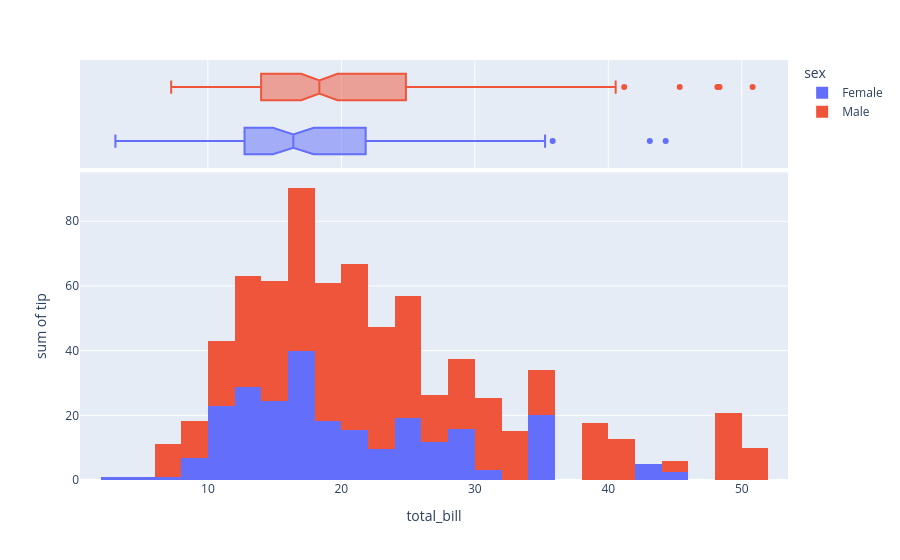

Notebook code cell kept with this figure:
### Code cell
fig = px.histogram(df, x="total_bill", y="tip", color="sex",
                   marginal="box", # or violin, rug
                   hover_data=df.columns)
fig.show()

### Figure 1 — Plotly figure (JSON) as saved in the notebook; plotly's stock layout.template omitted (floating-point values rounded to 4 significant figures; data arrays with more than 128 entries replaced by an {"elided": "..."} marker saying what was removed)
{"data": [{"alignmentgroup": "True", "bingroup": "x", "histfunc": "sum", "hovertemplate": "sex=Female<br>total_bill=%{x}<br>sum of tip=%{y}<extra></extra>", "legendgroup": "Female", "marker": {"color": "#636efa", "pattern": {"shape": ""}}, "name": "Female", "offsetgroup": "Female", "orientation": "v", "showlegend": true, "type": "histogram", "x": [16.99, 24.59, 35.26, 14.83, 10.33, 16.97, 20.29, 15.77, 19.65, 15.06, 20.69, 16.93, 10.29, 34.81, 26.41, 16.45, 3.07, 17.07, 26.86, 25.28, 14.73, 10.07, 34.83, 5.75, 16.32, 22.75, 11.35, 15.38, 44.3, 22.42, 20.92, 14.31, 7.25, 25.71, 17.31, 10.65, 12.43, 24.08, 13.42, 12.48, 29.8, 14.52, 11.38, 20.27, 11.17, 12.26, 18.26, 8.51, 10.33, 14.15, 13.16, 17.47, 27.05, 16.43, 8.35, 18.64, 11.87, 29.85, 25, 13.39, 16.21, 17.51, 10.59, 10.63, 9.6, 20.9, 18.15, 19.81, 43.11, 13, 12.74, 13, 16.4, 16.47, 12.76, 13.27, 28.17, 12.9, 30.14, 13.42, 15.98, 16.27, 10.09, 22.12, 35.83, 27.18, 18.78], "xaxis": "x", "y": [1.01, 3.61, 5, 3.02, 1.67, 3.5, 2.75, 2.23, 3, 3, 2.45, 3.07, 2.6, 5.2, 1.5, 2.47, 1, 3, 3.14, 5, 2.2, 1.83, 5.17, 1, 4.3, 3.25, 2.5, 3, 2.5, 3.48, 4.08, 4, 1, 4, 3.5, 1.5, 1.8, 2.92, 1.68, 2.52, 4.2, 2, 2, 2.83, 1.5, 2, 3.25, 1.25, 2, 2, 2.75, 3.5, 5, 2.3, 1.5, 1.36, 1.63, 5.14, 3.75, 2.61, 2, 3, 1.61, 2, 4, 3.5, 3.5, 4.19, 5, 2, 2.01, 2, 2.5, 3.23, 2.23, 2.5, 6.5, 1.1, 3.09, 3.48, 3, 2.5, 2, 2.88, 4.67, 2, 3], "yaxis": "y"}, {"alignmentgroup": "True", "customdata": {"elided": "87x5 mixed values"}, "hovertemplate": "sex=%{customdata[0]}<br>total_bill=%{x}<br>smoker=%{customdata[1]}<br>day=%{customdata[2]}<br>time=%{customdata[3]}<br>size=%{customdata[4]}<extra></extra>", "legendgroup": "Female", "marker": {"color": "#636efa"}, "name": "Female", "notched": true, "offsetgroup": "Female", "showlegend": false, "type": "box", "x": [16.99, 24.59, 35.26, 14.83, 10.33, 16.97, 20.29, 15.77, 19.65, 15.06, 20.69, 16.93, 10.29, 34.81, 26.41, 16.45, 3.07, 17.07, 26.86, 25.28, 14.73, 10.07, 34.83, 5.75, 16.32, 22.75, 11.35, 15.38, 44.3, 22.42, 20.92, 14.31, 7.25, 25.71, 17.31, 10.65, 12.43, 24.08, 13.42, 12.48, 29.8, 14.52, 11.38, 20.27, 11.17, 12.26, 18.26, 8.51, 10.33, 14.15, 13.16, 17.47, 27.05, 16.43, 8.35, 18.64, 11.87, 29.85, 25, 13.39, 16.21, 17.51, 10.59, 10.63, 9.6, 20.9, 18.15, 19.81, 43.11, 13, 12.74, 13, 16.4, 16.47, 12.76, 13.27, 28.17, 12.9, 30.14, 13.42, 15.98, 16.27, 10.09, 22.12, 35.83, 27.18, 18.78], "xaxis": "x2", "yaxis": "y2"}, {"alignmentgroup": "True", "bingroup": "x", "histfunc": "sum", "hovertemplate": "sex=Male<br>total_bill=%{x}<br>sum of tip=%{y}<extra></extra>", "legendgroup": "Male", "marker": {"color": "#EF553B", "pattern": {"shape": ""}}, "name": "Male", "offsetgroup": "Male", "orientation": "v", "showlegend": true, "type": "histogram", "x": {"elided": "157 float values"}, "xaxis": "x", "y": {"elided": "157 float values"}, "yaxis": "y"}, {"alignmentgroup": "True", "customdata": {"elided": "157x5 mixed values"}, "hovertemplate": "sex=%{customdata[0]}<br>total_bill=%{x}<br>smoker=%{customdata[1]}<br>day=%{customdata[2]}<br>time=%{customdata[3]}<br>size=%{customdata[4]}<extra></extra>", "legendgroup": "Male", "marker": {"color": "#EF553B"}, "name": "Male", "notched": true, "offsetgroup": "Male", "showlegend": false, "type": "box", "x": {"elided": "157 float values"}, "xaxis": "x2", "yaxis": "y2"}], "layout": {"barmode": "relative", "legend": {"title": {"text": "sex"}, "tracegroupgap": 0}, "margin": {"t": 60}, "xaxis": {"anchor": "y", "domain": [0, 1], "title": {"text": "total_bill"}}, "xaxis2": {"anchor": "y2", "domain": [0, 1], "matches": "x", "showgrid": true, "showticklabels": false}, "yaxis": {"anchor": "x", "domain": [0, 0.7326], "title": {"text": "sum of tip"}}, "yaxis2": {"anchor": "x2", "domain": [0.7426, 1], "matches": "y2", "showgrid": false, "showline": false, "showticklabels": false, "ticks": ""}}}
